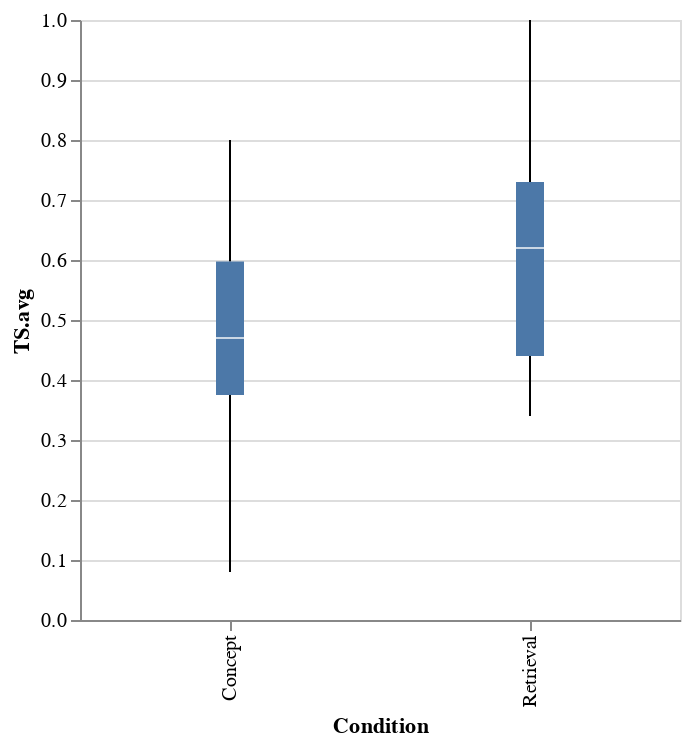

Notebook code cell kept with this figure:
### Markdown cell above
# Question 2

Which group actually did better on the follow-up learning test one week later? Make an appropriate visualization and explain what you see.

_Hint:_ Don't ask which variable you should use. That is for you to figure out. Read the codebook carefully (consulting the [original paper](http://science.sciencemag.org/content/331/6018/772), if necessary), make an informed decision, and explain your choice.

### Code cell
# YOUR CODE HERE
df_learn.groupby("Condition")["TS.avg"].mean()

Chart(df_learn).mark_boxplot(extent='min-max').encode(
    x="Condition",
    y="TS.avg",
).properties(
    width=300,
    height=300
)

### Figure 1 — Vega-Lite specification as saved in the notebook (floating-point values rounded to 4 significant figures)
{"config": {"view": {"continuousWidth": 400, "continuousHeight": 300}}, "data": {"name": "data-b97b4773ab608bcfaf6c1c57c319138d"}, "mark": {"type": "boxplot", "extent": "min-max"}, "encoding": {"x": {"field": "Condition", "type": "nominal"}, "y": {"field": "TS.avg", "type": "quantitative"}}, "height": 300, "width": 300, "$schema": "https://vega.github.io/schema/vega-lite/v4.17.0.json", "datasets": {"data-b97b4773ab608bcfaf6c1c57c319138d": [{"ID": "KB1", "Age": 18, "Gender": "Female", "Date.P1": "11/21/16", "Date.P2": "11/28/16", "Condition": "Concept", "IC.1": 1, "IC.2": 1, "Comp.1": 1, "Comp.2": 1, "PR.1": 1.0, "PR.2": 0.8, "MCS.1": 0.75, "Scorer.1": "NK", "MCS.2": 0.67, "Scorer.2": "TT", "MCS.avg": 0.71, "R1CS.1": null, "Scorer.1.1": null, "R1CS.2": null, "Scorer.2.1": null, "R1CS.avg": null, "R2CS.1": null, "Scorer.1.2": null, "R2CS.2": null, "Scorer.2.2": null, "R2CS.avg": null, "TS.1": 0.36, "Scorer.1.3": "NK", "TS.2": 0.42, "Scorer.2.3": "MS", "TS.avg": 0.39, "Exc.1": 0, "Exc.2": 0, "Collection": 1}, {"ID": "KB2", "Age": 18, "Gender": "Male", "Date.P1": "11/21/16", "Date.P2": "11/28/16", "Condition": "Concept", "IC.1": 1, "IC.2": 1, "Comp.1": 1, "Comp.2": 1, "PR.1": 0.0, "PR.2": 0.7, "MCS.1": 0.4, "Scorer.1": "NK", "MCS.2": 0.367, "Scorer.2": "TT", "MCS.avg": 0.3835, "R1CS.1": null, "Scorer.1.1": null, "R1CS.2": null, "Scorer.2.1": null, "R1CS.avg": null, "R2CS.1": null, "Scorer.1.2": null, "R2CS.2": null, "Scorer.2.2": null, "R2CS.avg": null, "TS.1": 0.48, "Scorer.1.3": "MS", "TS.2": 0.36, "Scorer.2.3": "NK", "TS.avg": 0.42, "Exc.1": 0, "Exc.2": 0, "Collection": 1}, {"ID": "KB3", "Age": 18, "Gender": "Male", "Date.P1": "11/21/16", "Date.P2": "11/28/16", "Condition": "Concept", "IC.1": 1, "IC.2": 1, "Comp.1": 1, "Comp.2": 1, "PR.1": 0.0, "PR.2": 0.7, "MCS.1": 0.433, "Scorer.1": "NK", "MCS.2": 0.55, "Scorer.2": "MS", "MCS.avg": 0.4915, "R1CS.1": null, "Scorer.1.1": null, "R1CS.2": null, "Scorer.2.1": null, "R1CS.avg": null, "R2CS.1": null, "Scorer.1.2": null, "R2CS.2": null, "Scorer.2.2": null, "R2CS.avg": null, "TS.1": 0.08, "Scorer.1.3": "NK", "TS.2": 0.08, "Scorer.2.3": "MS", "TS.avg": 0.08, "Exc.1": 0, "Exc.2": 0, "Collection": 1}, {"ID": "KB4", "Age": 19, "Gender": "Female", "Date.P1": "11/21/16", "Date.P2": "11/28/16", "Condition": "Concept", "IC.1": 1, "IC.2": 1, "Comp.1": 1, "Comp.2": 1, "PR.1": 0.0, "PR.2": 0.7, "MCS.1": 0.317, "Scorer.1": "NK", "MCS.2": 0.333, "Scorer.2": "MS", "MCS.avg": 0.325, "R1CS.1": null, "Scorer.1.1": null, "R1CS.2": null, "Scorer.2.1": null, "R1CS.avg": null, "R2CS.1": null, "Scorer.1.2": null, "R2CS.2": null, "Scorer.2.2": null, "R2CS.avg": null, "TS.1": 0.44, "Scorer.1.3": "MS", "TS.2": 0.42, "Scorer.2.3": "NK", "TS.avg": 0.43, "Exc.1": 0, "Exc.2": 0, "Collection": 1}, {"ID": "KB5", "Age": 19, "Gender": "Female", "Date.P1": "11/22/16", "Date.P2": "11/29/16", "Condition": "Concept", "IC.1": 1, "IC.2": 1, "Comp.1": 1, "Comp.2": 1, "PR.1": 0.0, "PR.2": 0.95, "MCS.1": 0.683, "Scorer.1": "NK", "MCS.2": 0.717, "Scorer.2": "MS", "MCS.avg": 0.7, "R1CS.1": null, "Scorer.1.1": null, "R1CS.2": null, "Scorer.2.1": null, "R1CS.avg": null, "R2CS.1": null, "Scorer.1.2": null, "R2CS.2": null, "Scorer.2.2": null, "R2CS.avg": null, "TS.1": 0.26, "Scorer.1.3": "NK", "TS.2": 0.28, "Scorer.2.3": "MS", "TS.avg": 0.27, "Exc.1": 0, "Exc.2": 0, "Collection": 1}, {"ID": "KB6", "Age": 19, "Gender": "Male", "Date.P1": "11/22/16", "Date.P2": "11/29/16", "Condition": "Concept", "IC.1": 1, "IC.2": 1, "Comp.1": 1, "Comp.2": 1, "PR.1": 1.0, "PR.2": 0.6, "MCS.1": 0.817, "Scorer.1": "NK", "MCS.2": 0.783, "Scorer.2": "MS", "MCS.avg": 0.8, "R1CS.1": null, "Scorer.1.1": null, "R1CS.2": null, "Scorer.2.1": null, "R1CS.avg": null, "R2CS.1": null, "Scorer.1.2": null, "R2CS.2": null, "Scorer.2.2": null, "R2CS.avg": null, "TS.1": 0.4, "Scorer.1.3": "NK", "TS.2": 0.46, "Scorer.2.3": "MS", "TS.avg": 0.43, "Exc.1": 0, "Exc.2": 0, "Collection": 1}, {"ID": "KB7", "Age": 18, "Gender": "Male", "Date.P1": "11/22/16", "Date.P2": "12/6/16", "Condition": "Concept", "IC.1": 1, "IC.2": 1, "Comp.1": 1, "Comp.2": 1, "PR.1": 1.0, "PR.2": 0.6, "MCS.1": 0.733, "Scorer.1": "NK", "MCS.2": 0.767, "Scorer.2": "MS", "MCS.avg": 0.75, "R1CS.1": null, "Scorer.1.1": null, "R1CS.2": null, "Scorer.2.1": null, "R1CS.avg": null, "R2CS.1": null, "Scorer.1.2": null, "R2CS.2": null, "Scorer.2.2": null, "R2CS.avg": null, "TS.1": 0.38, "Scorer.1.3": "MS", "TS.2": 0.36, "Scorer.2.3": "CB", "TS.avg": 0.37, "Exc.1": 0, "Exc.2": 0, "Collection": 1}, {"ID": "KB8", "Age": 20, "Gender": "Male", "Date.P1": "11/22/16", "Date.P2": "11/29/16", "Condition": "Concept", "IC.1": 1, "IC.2": 1, "Comp.1": 1, "Comp.2": 1, "PR.1": 1.0, "PR.2": 0.5, "MCS.1": 0.35, "Scorer.1": "NK", "MCS.2": 0.333, "Scorer.2": "MS", "MCS.avg": 0.3415, "R1CS.1": null, "Scorer.1.1": null, "R1CS.2": null, "Scorer.2.1": null, "R1CS.avg": null, "R2CS.1": null, "Scorer.1.2": null, "R2CS.2": null, "Scorer.2.2": null, "R2CS.avg": null, "TS.1": 0.44, "Scorer.1.3": "NK", "TS.2": 0.46, "Scorer.2.3": "MS", "TS.avg": 0.45, "Exc.1": 0, "Exc.2": 0, "Collection": 1}, {"ID": "KB9", "Age": 20, "Gender": "Male", "Date.P1": "11/22/16", "Date.P2": "11/28/16", "Condition": "Concept", "IC.1": 1, "IC.2": 1, "Comp.1": 1, "Comp.2": 1, "PR.1": 0.0, "PR.2": 0.6, "MCS.1": 0.65, "Scorer.1": "NK", "MCS.2": 0.65, "Scorer.2": "MS", "MCS.avg": 0.65, "R1CS.1": null, "Scorer.1.1": null, "R1CS.2": null, "Scorer.2.1": null, "R1CS.avg": null, "R2CS.1": null, "Scorer.1.2": null, "R2CS.2": null, "Scorer.2.2": null, "R2CS.avg": null, "TS.1": 0.64, "Scorer.1.3": "MS", "TS.2": 0.58, "Scorer.2.3": "NK", "TS.avg": 0.61, "Exc.1": 0, "Exc.2": 0, "Collection": 1}, {"ID": "KB10", "Age": 20, "Gender": "Female", "Date.P1": "11/29/16", "Date.P2": "12/6/16", "Condition": "Concept", "IC.1": 1, "IC.2": 1, "Comp.1": 1, "Comp.2": 1, "PR.1": 1.0, "PR.2": 0.9, "MCS.1": 0.817, "Scorer.1": "NK", "MCS.2": 0.783, "Scorer.2": "MS", "MCS.avg": 0.8, "R1CS.1": null, "Scorer.1.1": null, "R1CS.2": null, "Scorer.2.1": null, "R1CS.avg": null, "R2CS.1": null, "Scorer.1.2": null, "R2CS.2": null, "Scorer.2.2": null, "R2CS.avg": null, "TS.1": 0.66, "Scorer.1.3": "NK", "TS.2": 0.7, "Scorer.2.3": "MS", "TS.avg": 0.68, "Exc.1": 0, "Exc.2": 0, "Collection": 1}, {"ID": "KB11", "Age": 21, "Gender": "Female", "Date.P1": "11/21/16", "Date.P2": "11/28/16", "Condition": "Retrieval", "IC.1": 1, "IC.2": 1, "Comp.1": 1, "Comp.2": 1, "PR.1": null, "PR.2": 0.4, "MCS.1": null, "Scorer.1": null, "MCS.2": null, "Scorer.2": null, "MCS.avg": null, "R1CS.1": 0.6, "Scorer.1.1": "NK", "R1CS.2": 0.6, "Scorer.2.1": "TT", "R1CS.avg": 0.6, "R2CS.1": 0.76, "Scorer.1.2": "NK", "R2CS.2": 0.783, "Scorer.2.2": "TT", "R2CS.avg": 0.772, "TS.1": 0.38, "Scorer.1.3": "MS", "TS.2": 0.3, "Scorer.2.3": "NK", "TS.avg": 0.34, "Exc.1": 0, "Exc.2": 0, "Collection": 1}, {"ID": "KB12", "Age": 18, "Gender": "Female", "Date.P1": "11/21/16", "Date.P2": "11/29/16", "Condition": "Retrieval", "IC.1": 1, "IC.2": 1, "Comp.1": 1, "Comp.2": 1, "PR.1": null, "PR.2": 0.6, "MCS.1": null, "Scorer.1": null, "MCS.2": null, "Scorer.2": null, "MCS.avg": null, "R1CS.1": 0.81, "Scorer.1.1": "NK", "R1CS.2": 0.85, "Scorer.2.1": "TT", "R1CS.avg": 0.83, "R2CS.1": 0.93, "Scorer.1.2": "NK", "R2CS.2": 0.933, "Scorer.2.2": "TT", "R2CS.avg": 0.932, "TS.1": 0.76, "Scorer.1.3": "NK", "TS.2": 0.82, "Scorer.2.3": "MS", "TS.avg": 0.79, "Exc.1": 0, "Exc.2": 0, "Collection": 1}, {"ID": "KB13", "Age": 20, "Gender": "Female", "Date.P1": "11/21/16", "Date.P2": "11/28/16", "Condition": "Retrieval", "IC.1": 1, "IC.2": 1, "Comp.1": 1, "Comp.2": 1, "PR.1": null, "PR.2": 0.9, "MCS.1": null, "Scorer.1": null, "MCS.2": null, "Scorer.2": null, "MCS.avg": null, "R1CS.1": 0.63, "Scorer.1.1": "NK", "R1CS.2": 0.617, "Scorer.2.1": "TT", "R1CS.avg": 0.624, "R2CS.1": 0.76, "Scorer.1.2": "NK", "R2CS.2": 0.8, "Scorer.2.2": "TT", "R2CS.avg": 0.78, "TS.1": 0.8, "Scorer.1.3": "MS", "TS.2": 0.8, "Scorer.2.3": "NK", "TS.avg": 0.8, "Exc.1": 0, "Exc.2": 0, "Collection": 1}, {"ID": "KB14", "Age": 19, "Gender": "Female", "Date.P1": "11/21/16", "Date.P2": "11/28/16", "Condition": "Retrieval", "IC.1": 1, "IC.2": 1, "Comp.1": 1, "Comp.2": 1, "PR.1": null, "PR.2": 0.7, "MCS.1": null, "Scorer.1": null, "MCS.2": null, "Scorer.2": null, "MCS.avg": null, "R1CS.1": 0.56, "Scorer.1.1": "NK", "R1CS.2": 0.567, "Scorer.2.1": "TT", "R1CS.avg": 0.564, "R2CS.1": 0.18, "Scorer.1.2": "NK", "R2CS.2": 0.167, "Scorer.2.2": "TT", "R2CS.avg": 0.174, "TS.1": 0.48, "Scorer.1.3": "MS", "TS.2": 0.4, "Scorer.2.3": "NK", "TS.avg": 0.44, "Exc.1": 0, "Exc.2": 0, "Collection": 1}, {"ID": "KB15", "Age": 18, "Gender": "Female", "Date.P1": "11/22/16", "Date.P2": "11/29/16", "Condition": "Retrieval", "IC.1": 1, "IC.2": 1, "Comp.1": 1, "Comp.2": 1, "PR.1": null, "PR.2": 0.3, "MCS.1": null, "Scorer.1": null, "MCS.2": null, "Scorer.2": null, "MCS.avg": null, "R1CS.1": 0.4, "Scorer.1.1": "TT", "R1CS.2": 0.35, "Scorer.2.1": "LH", "R1CS.avg": 0.375, "R2CS.1": 0.483, "Scorer.1.2": "TT", "R2CS.2": 0.55, "Scorer.2.2": "LH", "R2CS.avg": 0.517, "TS.1": 0.34, "Scorer.1.3": "MS", "TS.2": 0.34, "Scorer.2.3": "CB", "TS.avg": 0.34, "Exc.1": 0, "Exc.2": 0, "Collection": 1}, {"ID": "KB16", "Age": 19, "Gender": "Male", "Date.P1": "11/22/16", "Date.P2": "11/29/16", "Condition": "Retrieval", "IC.1": 1, "IC.2": 1, "Comp.1": 1, "Comp.2": 1, "PR.1": null, "PR.2": 0.4, "MCS.1": null, "Scorer.1": null, "MCS.2": null, "Scorer.2": null, "MCS.avg": null, "R1CS.1": 0.5, "Scorer.1.1": "TT", "R1CS.2": 0.55, "Scorer.2.1": "LH", "R1CS.avg": 0.525, "R2CS.1": 0.8, "Scorer.1.2": "TT", "R2CS.2": 0.83, "Scorer.2.2": "LH", "R2CS.avg": 0.82, "TS.1": 0.6, "Scorer.1.3": "NK", "TS.2": 0.6, "Scorer.2.3": "MS", "TS.avg": 0.6, "Exc.1": 0, "Exc.2": 0, "Collection": 1}, {"ID": "KB18", "Age": 20, "Gender": "Male", "Date.P1": "11/22/16", "Date.P2": "11/29/16", "Condition": "Retrieval", "IC.1": 1, "IC.2": 1, "Comp.1": 1, "Comp.2": 1, "PR.1": null, "PR.2": 0.7, "MCS.1": null, "Scorer.1": null, "MCS.2": null, "Scorer.2": null, "MCS.avg": null, "R1CS.1": 0.7, "Scorer.1.1": "TT", "R1CS.2": 0.67, "Scorer.2.1": "LH", "R1CS.avg": 0.685, "R2CS.1": 0.8, "Scorer.1.2": "TT", "R2CS.2": 0.883, "Scorer.2.2": "LH", "R2CS.avg": 0.842, "TS.1": 0.6, "Scorer.1.3": "MS", "TS.2": 0.64, "Scorer.2.3": "CB", "TS.avg": 0.62, "Exc.1": 0, "Exc.2": 0, "Collection": 1}, {"ID": "KB19", "Age": 21, "Gender": "Female", "Date.P1": "11/29/16", "Date.P2": "12/6/16", "Condition": "Retrieval", "IC.1": 1, "IC.2": 1, "Comp.1": 1, "Comp.2": 1, "PR.1": null, "PR.2": 0.4, "MCS.1": null, "Scorer.1": null, "MCS.2": null, "Scorer.2": null, "MCS.avg": null, "R1CS.1": 0.57, "Scorer.1.1": "LH", "R1CS.2": 0.65, "Scorer.2.1": "TT", "R1CS.avg": 0.61, "R2CS.1": 0.73, "Scorer.1.2": "LH", "R2CS.2": 0.817, "Scorer.2.2": "TT", "R2CS.avg": 0.774, "TS.1": 0.72, "Scorer.1.3": "NK", "TS.2": 0.74, "Scorer.2.3": "MS", "TS.avg": 0.73, "Exc.1": 0, "Exc.2": 0, "Collection": 1}, {"ID": "KB20", "Age": 17, "Gender": "Male", "Date.P1": "11/29/16", "Date.P2": "12/6/16", "Condition": "Retrieval", "IC.1": 1, "IC.2": 1, "Comp.1": 1, "Comp.2": 1, "PR.1": null, "PR.2": 0.6, "MCS.1": null, "Scorer.1": null, "MCS.2": null, "Scorer.2": null, "MCS.avg": null, "R1CS.1": 0.583, "Scorer.1.1": "LH", "R1CS.2": 0.633, "Scorer.2.1": "TT", "R1CS.avg": 0.61, "R2CS.1": 0.733, "Scorer.1.2": "LH", "R2CS.2": 0.767, "Scorer.2.2": "TT", "R2CS.avg": 0.75, "TS.1": 0.62, "Scorer.1.3": "NK", "TS.2": 0.62, "Scorer.2.3": "CB", "TS.avg": 0.62, "Exc.1": 0, "Exc.2": 0, "Collection": 1}, {"ID": "KB21", "Age": 20, "Gender": "Male", "Date.P1": "11/29/16", "Date.P2": "12/6/16", "Condition": "Concept", "IC.1": 1, "IC.2": 1, "Comp.1": 1, "Comp.2": 1, "PR.1": 0.0, "PR.2": 0.8, "MCS.1": 0.55, "Scorer.1": "NK", "MCS.2": 0.583, "Scorer.2": "CB", "MCS.avg": 0.567, "R1CS.1": null, "Scorer.1.1": null, "R1CS.2": null, "Scorer.2.1": null, "R1CS.avg": null, "R2CS.1": null, "Scorer.1.2": null, "R2CS.2": null, "Scorer.2.2": null, "R2CS.avg": null, "TS.1": 0.56, "Scorer.1.3": "MS", "TS.2": 0.6, "Scorer.2.3": "CB", "TS.avg": 0.58, "Exc.1": 0, "Exc.2": 0, "Collection": 1}, {"ID": "KB22", "Age": 18, "Gender": "Male", "Date.P1": "11/29/16", "Date.P2": "12/6/16", "Condition": "Concept", "IC.1": 1, "IC.2": 1, "Comp.1": 1, "Comp.2": 1, "PR.1": 0.0, "PR.2": 0.6, "MCS.1": 0.417, "Scorer.1": "NK", "MCS.2": 0.433, "Scorer.2": "CB", "MCS.avg": 0.425, "R1CS.1": null, "Scorer.1.1": null, "R1CS.2": null, "Scorer.2.1": null, "R1CS.avg": null, "R2CS.1": null, "Scorer.1.2": null, "R2CS.2": null, "Scorer.2.2": null, "R2CS.avg": null, "TS.1": 0.18, "Scorer.1.3": "NK", "TS.2": 0.2, "Scorer.2.3": "MS", "TS.avg": 0.19, "Exc.1": 0, "Exc.2": 0, "Collection": 1}, {"ID": "KB23", "Age": 21, "Gender": "Male", "Date.P1": "11/29/16", "Date.P2": "12/6/16", "Condition": "Concept", "IC.1": 1, "IC.2": 1, "Comp.1": 1, "Comp.2": 1, "PR.1": 0.0, "PR.2": 0.9, "MCS.1": 0.56, "Scorer.1": "MS", "MCS.2": 0.45, "Scorer.2": "CB", "MCS.avg": 0.505, "R1CS.1": null, "Scorer.1.1": null, "R1CS.2": null, "Scorer.2.1": null, "R1CS.avg": null, "R2CS.1": null, "Scorer.1.2": null, "R2CS.2": null, "Scorer.2.2": null, "R2CS.avg": null, "TS.1": 0.68, "Scorer.1.3": "MS", "TS.2": 0.68, "Scorer.2.3": "CB", "TS.avg": 0.68, "Exc.1": 0, "Exc.2": 0, "Collection": 1}, {"ID": "KB24", "Age": 18, "Gender": "Male", "Date.P1": "11/29/16", "Date.P2": "12/6/16", "Condition": "Concept", "IC.1": 1, "IC.2": 1, "Comp.1": 1, "Comp.2": 1, "PR.1": 1.0, "PR.2": 0.9, "MCS.1": 0.917, "Scorer.1": "MS", "MCS.2": 0.8, "Scorer.2": "NK", "MCS.avg": 0.859, "R1CS.1": null, "Scorer.1.1": null, "R1CS.2": null, "Scorer.2.1": null, "R1CS.avg": null, "R2CS.1": null, "Scorer.1.2": null, "R2CS.2": null, "Scorer.2.2": null, "R2CS.avg": null, "TS.1": 0.54, "Scorer.1.3": "NK", "TS.2": 0.52, "Scorer.2.3": "MS", "TS.avg": 0.53, "Exc.1": 0, "Exc.2": 0, "Collection": 1}, {"ID": "KB25", "Age": 19, "Gender": "Male", "Date.P1": "11/29/16", "Date.P2": "12/6/16", "Condition": "Concept", "IC.1": 1, "IC.2": 1, "Comp.1": 1, "Comp.2": 1, "PR.1": 1.0, "PR.2": 0.6, "MCS.1": 0.683, "Scorer.1": "MS", "MCS.2": 0.667, "Scorer.2": "NK", "MCS.avg": 0.675, "R1CS.1": null, "Scorer.1.1": null, "R1CS.2": null, "Scorer.2.1": null, "R1CS.avg": null, "R2CS.1": null, "Scorer.1.2": null, "R2CS.2": null, "Scorer.2.2": null, "R2CS.avg": null, "TS.1": 0.56, "Scorer.1.3": "NK", "TS.2": 0.62, "Scorer.2.3": "MS", "TS.avg": 0.59, "Exc.1": 0, "Exc.2": 0, "Collection": 1}, {"ID": "KB26", "Age": 18, "Gender": "Female", "Date.P1": "11/29/16", "Date.P2": "12/6/16", "Condition": "Concept", "IC.1": 1, "IC.2": 1, "Comp.1": 1, "Comp.2": 1, "PR.1": 1.0, "PR.2": 0.7, "MCS.1": 0.667, "Scorer.1": "TT", "MCS.2": 0.65, "Scorer.2": "NK", "MCS.avg": 0.659, "R1CS.1": null, "Scorer.1.1": null, "R1CS.2": null, "Scorer.2.1": null, "R1CS.avg": null, "R2CS.1": null, "Scorer.1.2": null, "R2CS.2": null, "Scorer.2.2": null, "R2CS.avg": null, "TS.1": 0.3, "Scorer.1.3": "MS", "TS.2": 0.3, "Scorer.2.3": "CB", "TS.avg": 0.3, "Exc.1": 0, "Exc.2": 0, "Collection": 1}, {"ID": "KB27", "Age": 18, "Gender": "Male", "Date.P1": "11/29/16", "Date.P2": "12/6/16", "Condition": "Concept", "IC.1": 1, "IC.2": 1, "Comp.1": 1, "Comp.2": 1, "PR.1": 1.0, "PR.2": 0.7, "MCS.1": 0.5, "Scorer.1": "NK", "MCS.2": 0.5, "Scorer.2": "MS", "MCS.avg": 0.5, "R1CS.1": null, "Scorer.1.1": null, "R1CS.2": null, "Scorer.2.1": null, "R1CS.avg": null, "R2CS.1": null, "Scorer.1.2": null, "R2CS.2": null, "Scorer.2.2": null, "R2CS.avg": null, "TS.1": 0.52, "Scorer.1.3": "MS", "TS.2": 0.52, "Scorer.2.3": "CB", "TS.avg": 0.52, "Exc.1": 0, "Exc.2": 0, "Collection": 1}, {"ID": "KB28", "Age": 18, "Gender": "Male", "Date.P1": "11/29/16", "Date.P2": "12/2/16", "Condition": "Concept", "IC.1": 1, "IC.2": 1, "Comp.1": 1, "Comp.2": 1, "PR.1": 1.0, "PR.2": 0.5, "MCS.1": 0.55, "Scorer.1": "NK", "MCS.2": 0.617, "Scorer.2": "MS", "MCS.avg": 0.583, "R1CS.1": null, "Scorer.1.1": null, "R1CS.2": null, "Scorer.2.1": null, "R1CS.avg": null, "R2CS.1": null, "Scorer.1.2": null, "R2CS.2": null, "Scorer.2.2": null, "R2CS.avg": null, "TS.1": 0.42, "Scorer.1.3": "NK", "TS.2": 0.44, "Scorer.2.3": "MS", "TS.avg": 0.43, "Exc.1": 0, "Exc.2": 0, "Collection": 1}, {"ID": "KB29", "Age": 19, "Gender": "Male", "Date.P1": "1/23/17", "Date.P2": "1/31/17", "Condition": "Concept", "IC.1": 1, "IC.2": 1, "Comp.1": 1, "Comp.2": 1, "PR.1": 1.0, "PR.2": 0.9, "MCS.1": 0.867, "Scorer.1": "TT", "MCS.2": 0.85, "Scorer.2": "NK", "MCS.avg": 0.8585, "R1CS.1": null, "Scorer.1.1": null, "R1CS.2": null, "Scorer.2.1": null, "R1CS.avg": null, "R2CS.1": null, "Scorer.1.2": null, "R2CS.2": null, "Scorer.2.2": null, "R2CS.avg": null, "TS.1": 0.6, "Scorer.1.3": "LH", "TS.2": 0.6, "Scorer.2.3": "TT", "TS.avg": 0.6, "Exc.1": 0, "Exc.2": 0, "Collection": 1}, {"ID": "KB30", "Age": 18, "Gender": "Female", "Date.P1": "1/23/17", "Date.P2": "1/31/17", "Condition": "Concept", "IC.1": 1, "IC.2": 1, "Comp.1": 1, "Comp.2": 1, "PR.1": 1.0, "PR.2": 0.4, "MCS.1": 0.76, "Scorer.1": "NK", "MCS.2": 0.783, "Scorer.2": "TT", "MCS.avg": 0.767, "R1CS.1": null, "Scorer.1.1": null, "R1CS.2": null, "Scorer.2.1": null, "R1CS.avg": null, "R2CS.1": null, "Scorer.1.2": null, "R2CS.2": null, "Scorer.2.2": null, "R2CS.avg": null, "TS.1": 0.8, "Scorer.1.3": "LH", "TS.2": 0.8, "Scorer.2.3": "NK", "TS.avg": 0.8, "Exc.1": 0, "Exc.2": 0, "Collection": 1}, {"ID": "KB31", "Age": 19, "Gender": "Female", "Date.P1": "1/23/17", "Date.P2": "2/1/17", "Condition": "Concept", "IC.1": 1, "IC.2": 1, "Comp.1": 1, "Comp.2": 1, "PR.1": 1.0, "PR.2": 0.6, "MCS.1": 0.733, "Scorer.1": "TT", "MCS.2": 0.75, "Scorer.2": "NK", "MCS.avg": 0.74, "R1CS.1": null, "Scorer.1.1": null, "R1CS.2": null, "Scorer.2.1": null, "R1CS.avg": null, "R2CS.1": null, "Scorer.1.2": null, "R2CS.2": null, "Scorer.2.2": null, "R2CS.avg": null, "TS.1": 0.22, "Scorer.1.3": "LH", "TS.2": 0.22, "Scorer.2.3": "NK", "TS.avg": 0.22, "Exc.1": 0, "Exc.2": 0, "Collection": 1}, {"ID": "KB32", "Age": 18, "Gender": "Male", "Date.P1": "1/23/17", "Date.P2": "1/31/17", "Condition": "Concept", "IC.1": 1, "IC.2": 1, "Comp.1": 1, "Comp.2": 1, "PR.1": 0.0, "PR.2": 0.7, "MCS.1": 0.62, "Scorer.1": "NK", "MCS.2": 0.633, "Scorer.2": "TT", "MCS.avg": 0.623, "R1CS.1": null, "Scorer.1.1": null, "R1CS.2": null, "Scorer.2.1": null, "R1CS.avg": null, "R2CS.1": null, "Scorer.1.2": null, "R2CS.2": null, "Scorer.2.2": null, "R2CS.avg": null, "TS.1": 0.54, "Scorer.1.3": "LH", "TS.2": 0.46, "Scorer.2.3": "NK", "TS.avg": 0.5, "Exc.1": 0, "Exc.2": 0, "Collection": 1}, {"ID": "KB33", "Age": 21, "Gender": "Male", "Date.P1": "1/24/17", "Date.P2": "1/31/17", "Condition": "Concept", "IC.1": 1, "IC.2": 1, "Comp.1": 1, "Comp.2": 1, "PR.1": 1.0, "PR.2": 0.7, "MCS.1": 0.767, "Scorer.1": "TT", "MCS.2": 0.8, "Scorer.2": "NK", "MCS.avg": 0.785, "R1CS.1": null, "Scorer.1.1": null, "R1CS.2": null, "Scorer.2.1": null, "R1CS.avg": null, "R2CS.1": null, "Scorer.1.2": null, "R2CS.2": null, "Scorer.2.2": null, "R2CS.avg": null, "TS.1": 0.64, "Scorer.1.3": "LH", "TS.2": 0.64, "Scorer.2.3": "TT", "TS.avg": 0.64, "Exc.1": 0, "Exc.2": 0, "Collection": 1}, {"ID": "KB34", "Age": 22, "Gender": "Female", "Date.P1": "1/24/17", "Date.P2": "1/31/17", "Condition": "Retrieval", "IC.1": 1, "IC.2": 1, "Comp.1": 1, "Comp.2": 1, "PR.1": null, "PR.2": 0.8, "MCS.1": null, "Scorer.1": null, "MCS.2": null, "Scorer.2": null, "MCS.avg": null, "R1CS.1": 0.367, "Scorer.1.1": "TT", "R1CS.2": 0.383, "Scorer.2.1": "LH", "R1CS.avg": 0.375, "R2CS.1": 0.567, "Scorer.1.2": "TT", "R2CS.2": 0.6, "Scorer.2.2": "LH", "R2CS.avg": 0.584, "TS.1": 0.42, "Scorer.1.3": "LH", "TS.2": 0.32, "Scorer.2.3": "TT", "TS.avg": 0.37, "Exc.1": 0, "Exc.2": 0, "Collection": 1}, {"ID": "KB35", "Age": 19, "Gender": "Male", "Date.P1": "1/24/17", "Date.P2": "2/2/17", "Condition": "Retrieval", "IC.1": 1, "IC.2": 1, "Comp.1": 1, "Comp.2": 1, "PR.1": null, "PR.2": 0.9, "MCS.1": null, "Scorer.1": null, "MCS.2": null, "Scorer.2": null, "MCS.avg": null, "R1CS.1": 0.767, "Scorer.1.1": "TT", "R1CS.2": 0.8, "Scorer.2.1": "LH", "R1CS.avg": 0.784, "R2CS.1": 0.867, "Scorer.1.2": "TT", "R2CS.2": 0.9, "Scorer.2.2": "LH", "R2CS.avg": 0.884, "TS.1": 1.0, "Scorer.1.3": "LH", "TS.2": 1.0, "Scorer.2.3": "NK", "TS.avg": 1.0, "Exc.1": 0, "Exc.2": 0, "Collection": 1}, {"ID": "KB37", "Age": 20, "Gender": "Male", "Date.P1": "1/24/17", "Date.P2": "1/31/17", "Condition": "Retrieval", "IC.1": 1, "IC.2": 1, "Comp.1": 1, "Comp.2": 1, "PR.1": null, "PR.2": 0.8, "MCS.1": null, "Scorer.1": null, "MCS.2": null, "Scorer.2": null, "MCS.avg": null, "R1CS.1": 0.4, "Scorer.1.1": "TT", "R1CS.2": 0.5, "Scorer.2.1": "LH", "R1CS.avg": 0.45, "R2CS.1": 0.75, "Scorer.1.2": "TT", "R2CS.2": 0.8, "Scorer.2.2": "LH", "R2CS.avg": 0.775, "TS.1": 0.44, "Scorer.1.3": "LH", "TS.2": 0.44, "Scorer.2.3": "TT", "TS.avg": 0.44, "Exc.1": 0, "Exc.2": 0, "Collection": 1}, {"ID": "KB38", "Age": 19, "Gender": "Female", "Date.P1": "1/24/17", "Date.P2": "1/31/17", "Condition": "Concept", "IC.1": 1, "IC.2": 1, "Comp.1": 1, "Comp.2": 1, "PR.1": 1.0, "PR.2": 0.7, "MCS.1": 0.717, "Scorer.1": "NK", "MCS.2": 0.733, "Scorer.2": "TT", "MCS.avg": 0.725, "R1CS.1": null, "Scorer.1.1": null, "R1CS.2": null, "Scorer.2.1": null, "R1CS.avg": null, "R2CS.1": null, "Scorer.1.2": null, "R2CS.2": null, "Scorer.2.2": null, "R2CS.avg": null, "TS.1": 0.22, "Scorer.1.3": "LH", "TS.2": 0.18, "Scorer.2.3": "TT", "TS.avg": 0.2, "Exc.1": 0, "Exc.2": 0, "Collection": 1}, {"ID": "KB39", "Age": 19, "Gender": "Female", "Date.P1": "1/25/17", "Date.P2": "2/1/17", "Condition": "Concept", "IC.1": 1, "IC.2": 1, "Comp.1": 1, "Comp.2": 1, "PR.1": 0.0, "PR.2": 0.7, "MCS.1": 0.417, "Scorer.1": "NK", "MCS.2": 0.417, "Scorer.2": "TT", "MCS.avg": 0.417, "R1CS.1": null, "Scorer.1.1": null, "R1CS.2": null, "Scorer.2.1": null, "R1CS.avg": null, "R2CS.1": null, "Scorer.1.2": null, "R2CS.2": null, "Scorer.2.2": null, "R2CS.avg": null, "TS.1": 0.48, "Scorer.1.3": "LH", "TS.2": 0.5, "Scorer.2.3": "NK", "TS.avg": 0.49, "Exc.1": 0, "Exc.2": 0, "Collection": 1}, {"ID": "KB40", "Age": 20, "Gender": "Female", "Date.P1": "1/25/17", "Date.P2": "2/2/17", "Condition": "Retrieval", "IC.1": 1, "IC.2": 1, "Comp.1": 1, "Comp.2": 1, "PR.1": null, "PR.2": 0.4, "MCS.1": null, "Scorer.1": null, "MCS.2": null, "Scorer.2": null, "MCS.avg": null, "R1CS.1": 0.367, "Scorer.1.1": "TT", "R1CS.2": 0.4, "Scorer.2.1": "LH", "R1CS.avg": 0.384, "R2CS.1": 0.65, "Scorer.1.2": "TT", "R2CS.2": 0.717, "Scorer.2.2": "LH", "R2CS.avg": 0.683, "TS.1": 0.66, "Scorer.1.3": "LH", "TS.2": 0.6, "Scorer.2.3": "NK", "TS.avg": 0.63, "Exc.1": 0, "Exc.2": 0, "Collection": 1}, {"ID": "KB41", "Age": 19, "Gender": "Female", "Date.P1": "1/25/17", "Date.P2": "2/1/17", "Condition": "Retrieval", "IC.1": 1, "IC.2": 1, "Comp.1": 1, "Comp.2": 1, "PR.1": null, "PR.2": 0.6, "MCS.1": null, "Scorer.1": null, "MCS.2": null, "Scorer.2": null, "MCS.avg": null, "R1CS.1": 0.633, "Scorer.1.1": "TT", "R1CS.2": 0.733, "Scorer.2.1": "LH", "R1CS.avg": 0.683, "R2CS.1": 0.767, "Scorer.1.2": "TT", "R2CS.2": 0.833, "Scorer.2.2": "LH", "R2CS.avg": 0.8, "TS.1": 0.66, "Scorer.1.3": "LH", "TS.2": 0.7, "Scorer.2.3": "NK", "TS.avg": 0.68, "Exc.1": 0, "Exc.2": 0, "Collection": 1}, {"ID": "KB42", "Age": 19, "Gender": "Female", "Date.P1": "1/25/17", "Date.P2": "2/1/17", "Condition": "Retrieval", "IC.1": 1, "IC.2": 1, "Comp.1": 1, "Comp.2": 1, "PR.1": null, "PR.2": 0.4, "MCS.1": null, "Scorer.1": null, "MCS.2": null, "Scorer.2": null, "MCS.avg": null, "R1CS.1": 0.717, "Scorer.1.1": "TT", "R1CS.2": 0.683, "Scorer.2.1": "LH", "R1CS.avg": 0.7, "R2CS.1": 0.7, "Scorer.1.2": "TT", "R2CS.2": 0.7, "Scorer.2.2": "LH", "R2CS.avg": 0.7, "TS.1": 0.88, "Scorer.1.3": "LH", "TS.2": 0.8, "Scorer.2.3": "NK", "TS.avg": 0.84, "Exc.1": 0, "Exc.2": 0, "Collection": 1}, {"ID": "KB43", "Age": 18, "Gender": "Female", "Date.P1": "1/25/17", "Date.P2": "2/1/17", "Condition": "Retrieval", "IC.1": 1, "IC.2": 1, "Comp.1": 1, "Comp.2": 1, "PR.1": null, "PR.2": 0.4, "MCS.1": null, "Scorer.1": null, "MCS.2": null, "Scorer.2": null, "MCS.avg": null, "R1CS.1": 0.45, "Scorer.1.1": "TT", "R1CS.2": 0.467, "Scorer.2.1": "LH", "R1CS.avg": 0.458, "R2CS.1": 0.717, "Scorer.1.2": "TT", "R2CS.2": 0.717, "Scorer.2.2": "LH", "R2CS.avg": 0.717, "TS.1": 0.58, "Scorer.1.3": "LH", "TS.2": 0.54, "Scorer.2.3": "NK", "TS.avg": 0.56, "Exc.1": 0, "Exc.2": 0, "Collection": 1}, {"ID": "KB44", "Age": 20, "Gender": "Male", "Date.P1": "1/25/17", "Date.P2": "2/1/17", "Condition": "Concept", "IC.1": 1, "IC.2": 1, "Comp.1": 1, "Comp.2": 1, "PR.1": 0.0, "PR.2": 0.5, "MCS.1": 0.75, "Scorer.1": "TT", "MCS.2": 0.85, "Scorer.2": "NK", "MCS.avg": 0.8, "R1CS.1": null, "Scorer.1.1": null, "R1CS.2": null, "Scorer.2.1": null, "R1CS.avg": null, "R2CS.1": null, "Scorer.1.2": null, "R2CS.2": null, "Scorer.2.2": null, "R2CS.avg": null, "TS.1": 0.82, "Scorer.1.3": "LH", "TS.2": 0.76, "Scorer.2.3": "NK", "TS.avg": 0.79, "Exc.1": 0, "Exc.2": 0, "Collection": 1}, {"ID": "KB45", "Age": 19, "Gender": "Female", "Date.P1": "1/26/17", "Date.P2": "2/2/17", "Condition": "Retrieval", "IC.1": 1, "IC.2": 1, "Comp.1": 1, "Comp.2": 1, "PR.1": null, "PR.2": 0.5, "MCS.1": null, "Scorer.1": null, "MCS.2": null, "Scorer.2": null, "MCS.avg": null, "R1CS.1": 0.66, "Scorer.1.1": "NK", "R1CS.2": 0.817, "Scorer.2.1": "LH", "R1CS.avg": 0.738, "R2CS.1": 0.8, "Scorer.1.2": "NK", "R2CS.2": 0.85, "Scorer.2.2": "LH", "R2CS.avg": 0.825, "TS.1": 0.68, "Scorer.1.3": "LH", "TS.2": 0.68, "Scorer.2.3": "TT", "TS.avg": 0.68, "Exc.1": 0, "Exc.2": 0, "Collection": 1}]}}
